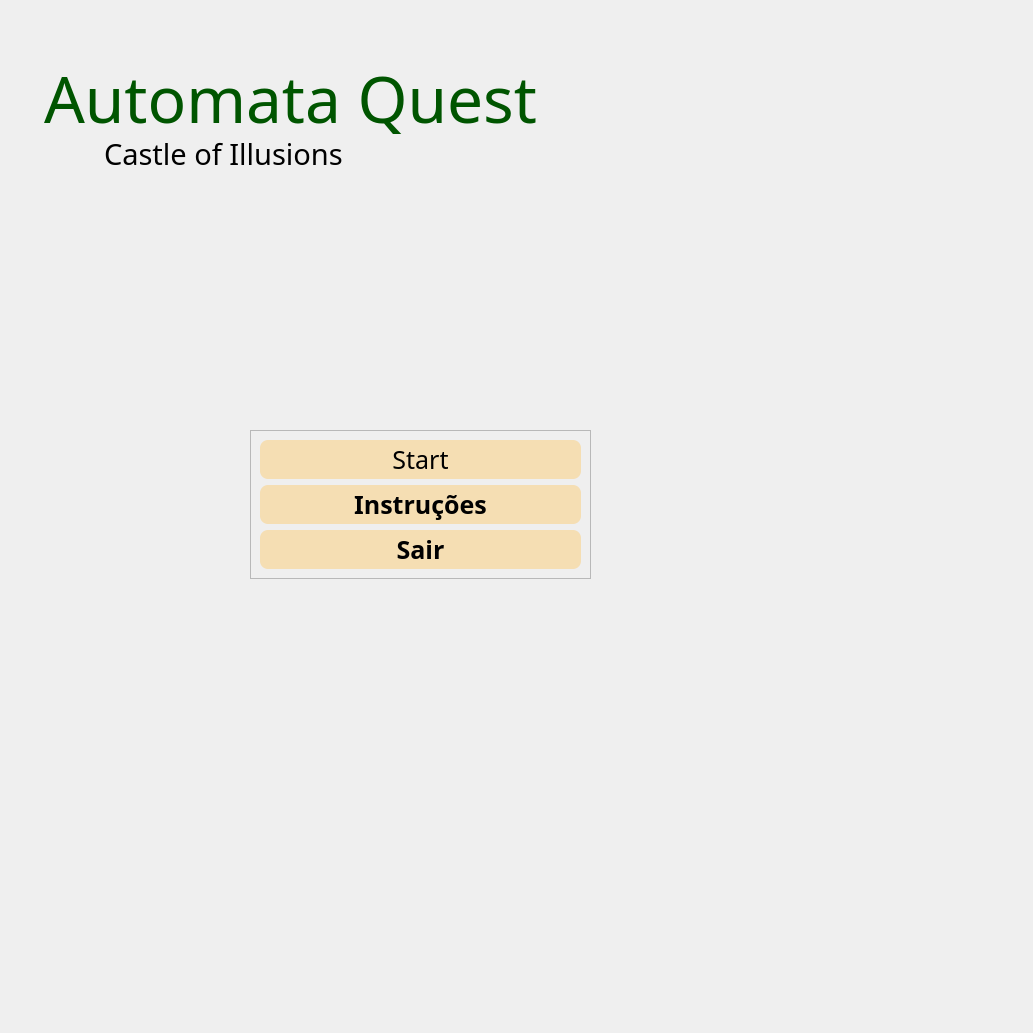
      <widget class="QWidget" name="page_home">
       <property name="sizePolicy">
        <sizepolicy hsizetype="Preferred" vsizetype="Preferred">
         <horstretch>0</horstretch>
         <verstretch>0</verstretch>
        </sizepolicy>
       </property>
       <widget class="QLabel" name="label">
        <property name="geometry">
         <rect>
          <x>-7</x>
          <y>-170</y>
          <width>1024</width>
          <height>1024</height>
         </rect>
        </property>
        <property name="sizePolicy">
         <sizepolicy hsizetype="Expanding" vsizetype="Expanding">
          <horstretch>0</horstretch>
          <verstretch>0</verstretch>
         </sizepolicy>
        </property>
        <property name="maximumSize">
         <size>
          <width>1041</width>
          <height>1024</height>
         </size>
        </property>
        <property name="font">
         <font>
          <family>Papyrus</family>
          <pointsize>19</pointsize>
          <weight>75</weight>
          <bold>true</bold>
         </font>
        </property>
        <property name="tabletTracking">
         <bool>false</bool>
        </property>
        <property name="focusPolicy">
         <enum>Qt::TabFocus</enum>
        </property>
        <property name="styleSheet">
         <string notr="true">QLabel{
   .img{
		height: 100%;
		width:100%;
		object-fit: cover;
    }
}</string>
        </property>
        <property name="frameShape">
         <enum>QFrame::NoFrame</enum>
        </property>
        <property name="frameShadow">
         <enum>QFrame::Raised</enum>
        </property>
        <property name="lineWidth">
         <number>10</number>
        </property>
        <property name="text">
         <string>&lt;!DOCTYPE HTML PUBLIC &quot;-//W3C//DTD HTML 4.0//EN&quot; &quot;http://www.w3.org/TR/REC-html40/strict.dtd&quot;&gt;
&lt;html&gt;&lt;head&gt;&lt;meta name=&quot;qrichtext&quot; content=&quot;1&quot; /&gt;&lt;style type=&quot;text/css&quot;&gt;
p, li { white-space: pre-wrap; }
&lt;/style&gt;&lt;/head&gt;&lt;body style=&quot; font-family:'MS Shell Dlg 2'; font-size:8pt; font-weight:400; font-style:normal;&quot;&gt;
&lt;p align=&quot;center&quot; style=&quot; margin-top:0px; margin-bottom:0px; margin-left:0px; margin-right:0px; -qt-block-indent:0; text-indent:0px;&quot;&gt;&lt;img src=&quot;:/icons/imagens/_760734f2-5482-431a-9f76-3bbe66665458.jpeg&quot;
background-size = &quot;100% 100% &quot; /&gt;&lt;/p&gt;&lt;/body&gt;&lt;/html&gt;</string>
        </property>
        <property name="alignment">
         <set>Qt::AlignCenter</set>
        </property>
        <property name="indent">
         <number>0</number>
        </property>
        <property name="openExternalLinks">
         <bool>false</bool>
        </property>
       </widget>
       <widget class="QFrame" name="frame">
        <property name="geometry">
         <rect>
          <x>250</x>
          <y>430</y>
          <width>341</width>
          <height>271</height>
         </rect>
        </property>
        <property name="sizePolicy">
         <sizepolicy hsizetype="Minimum" vsizetype="Fixed">
          <horstretch>0</horstretch>
          <verstretch>0</verstretch>
         </sizepolicy>
        </property>
        <property name="minimumSize">
         <size>
          <width>341</width>
          <height>241</height>
         </size>
        </property>
        <property name="font">
         <font>
          <family>MS Serif</family>
          <pointsize>7</pointsize>
          <kerning>false</kerning>
         </font>
        </property>
        <property name="styleSheet">
         <string notr="true">QPushButton{

background-color:wheat;
border-radius: 8px;
align-self: center;
}
</string>
        </property>
        <property name="frameShape">
         <enum>QFrame::StyledPanel</enum>
        </property>
        <property name="frameShadow">
         <enum>QFrame::Raised</enum>
        </property>
        <layout class="QVBoxLayout" name="verticalLayout_2">
         <property name="sizeConstraint">
          <enum>QLayout::SetFixedSize</enum>
         </property>
         <item alignment="Qt::AlignHCenter|Qt::AlignBottom">
          <widget class="QPushButton" name="pb_start">
           <property name="minimumSize">
            <size>
             <width>321</width>
             <height>39</height>
            </size>
           </property>
           <property name="palette">
            <palette>
             <active>
              <colorrole role="WindowText">
               <brush brushstyle="SolidPattern">
                <color alpha="255">
                 <red>0</red>
                 <green>0</green>
                 <blue>0</blue>
                </color>
               </brush>
              </colorrole>
              <colorrole role="Button">
               <brush brushstyle="SolidPattern">
                <color alpha="255">
                 <red>245</red>
                 <green>222</green>
                 <blue>179</blue>
                </color>
               </brush>
              </colorrole>
              <colorrole role="Light">
               <brush brushstyle="SolidPattern">
                <color alpha="255">
                 <red>213</red>
                 <green>127</green>
                 <blue>255</blue>
                </color>
               </brush>
              </colorrole>
              <colorrole role="Midlight">
               <brush brushstyle="SolidPattern">
                <color alpha="255">
                 <red>191</red>
                 <green>63</green>
                 <blue>255</blue>
                </color>
               </brush>
              </colorrole>
              <colorrole role="Dark">
               <brush brushstyle="SolidPattern">
                <color alpha="255">
                 <red>85</red>
                 <green>0</green>
                 <blue>127</blue>
                </color>
               </brush>
              </colorrole>
              <colorrole role="Mid">
               <brush brushstyle="SolidPattern">
                <color alpha="255">
                 <red>113</red>
                 <green>0</green>
                 <blue>170</blue>
                </color>
               </brush>
              </colorrole>
              <colorrole role="Text">
               <brush brushstyle="SolidPattern">
                <color alpha="255">
                 <red>0</red>
                 <green>0</green>
                 <blue>0</blue>
                </color>
               </brush>
              </colorrole>
              <colorrole role="BrightText">
               <brush brushstyle="SolidPattern">
                <color alpha="255">
                 <red>255</red>
                 <green>255</green>
                 <blue>255</blue>
                </color>
               </brush>
              </colorrole>
              <colorrole role="ButtonText">
               <brush brushstyle="SolidPattern">
                <color alpha="255">
                 <red>0</red>
                 <green>0</green>
                 <blue>0</blue>
                </color>
               </brush>
              </colorrole>
              <colorrole role="Base">
               <brush brushstyle="SolidPattern">
                <color alpha="255">
                 <red>245</red>
                 <green>222</green>
                 <blue>179</blue>
                </color>
               </brush>
              </colorrole>
              <colorrole role="Window">
               <brush brushstyle="SolidPattern">
                <color alpha="255">
                 <red>245</red>
                 <green>222</green>
                 <blue>179</blue>
                </color>
               </brush>
              </colorrole>
              <colorrole role="Shadow">
               <brush brushstyle="SolidPattern">
                <color alpha="255">
                 <red>0</red>
                 <green>0</green>
                 <blue>0</blue>
                </color>
               </brush>
              </colorrole>
              <colorrole role="AlternateBase">
               <brush brushstyle="SolidPattern">
                <color alpha="255">
                 <red>212</red>
                 <green>127</green>
                 <blue>255</blue>
                </color>
               </brush>
              </colorrole>
              <colorrole role="ToolTipBase">
               <brush brushstyle="SolidPattern">
                <color alpha="255">
                 <red>255</red>
                 <green>255</green>
                 <blue>220</blue>
                </color>
               </brush>
              </colorrole>
              <colorrole role="ToolTipText">
               <brush brushstyle="SolidPattern">
                <color alpha="255">
                 <red>0</red>
                 <green>0</green>
                 <blue>0</blue>
                </color>
               </brush>
              </colorrole>
             </active>
             <inactive>
              <colorrole role="WindowText">
               <brush brushstyle="SolidPattern">
                <color alpha="255">
                 <red>0</red>
                 <green>0</green>
                 <blue>0</blue>
                </color>
               </brush>
              </colorrole>
              <colorrole role="Button">
               <brush brushstyle="SolidPattern">
                <color alpha="255">
                 <red>245</red>
                 <green>222</green>
                 <blue>179</blue>
                </color>
               </brush>
              </colorrole>
              <colorrole role="Light">
               <brush brushstyle="SolidPattern">
                <color alpha="255">
                 <red>213</red>
                 <green>127</green>
                 <blue>255</blue>
                </color>
               </brush>
              </colorrole>
              <colorrole role="Midlight">
               <brush brushstyle="SolidPattern">
                <color alpha="255">
                 <red>191</red>
                 <green>63</green>
                 <blue>255</blue>
                </color>
               </brush>
              </colorrole>
              <colorrole role="Dark">
               <brush brushstyle="SolidPattern">
                <color alpha="255">
                 <red>85</red>
                 <green>0</green>
                 <blue>127</blue>
                </color>
               </brush>
              </colorrole>
              <colorrole role="Mid">
               <brush brushstyle="SolidPattern">
                <color alpha="255">
                 <red>113</red>
                 <green>0</green>
                 <blue>170</blue>
                </color>
               </brush>
              </colorrole>
              <colorrole role="Text">
               <brush brushstyle="SolidPattern">
                <color alpha="255">
                 <red>0</red>
                 <green>0</green>
                 <blue>0</blue>
                </color>
               </brush>
              </colorrole>
              <colorrole role="BrightText">
               <brush brushstyle="SolidPattern">
                <color alpha="255">
                 <red>255</red>
                 <green>255</green>
                 <blue>255</blue>
                </color>
               </brush>
              </colorrole>
              <colorrole role="ButtonText">
               <brush brushstyle="SolidPattern">
                <color alpha="255">
                 <red>0</red>
                 <green>0</green>
                 <blue>0</blue>
                </color>
               </brush>
              </colorrole>
              <colorrole role="Base">
               <brush brushstyle="SolidPattern">
                <color alpha="255">
                 <red>245</red>
                 <green>222</green>
                 <blue>179</blue>
                </color>
               </brush>
              </colorrole>
              <colorrole role="Window">
               <brush brushstyle="SolidPattern">
                <color alpha="255">
                 <red>245</red>
                 <green>222</green>
                 <blue>179</blue>
                </color>
               </brush>
              </colorrole>
              <colorrole role="Shadow">
               <brush brushstyle="SolidPattern">
                <color alpha="255">
                 <red>0</red>
                 <green>0</green>
                 <blue>0</blue>
                </color>
               </brush>
              </colorrole>
              <colorrole role="AlternateBase">
               <brush brushstyle="SolidPattern">
                <color alpha="255">
                 <red>212</red>
                 <green>127</green>
                 <blue>255</blue>
                </color>
               </brush>
              </colorrole>
              <colorrole role="ToolTipBase">
               <brush brushstyle="SolidPattern">
                <color alpha="255">
                 <red>255</red>
                 <green>255</green>
                 <blue>220</blue>
                </color>
               </brush>
              </colorrole>
              <colorrole role="ToolTipText">
               <brush brushstyle="SolidPattern">
                <color alpha="255">
                 <red>0</red>
                 <green>0</green>
                 <blue>0</blue>
                </color>
               </brush>
              </colorrole>
             </inactive>
             <disabled>
              <colorrole role="WindowText">
               <brush brushstyle="SolidPattern">
                <color alpha="255">
                 <red>85</red>
                 <green>0</green>
                 <blue>127</blue>
                </color>
               </brush>
              </colorrole>
              <colorrole role="Button">
               <brush brushstyle="SolidPattern">
                <color alpha="255">
                 <red>245</red>
                 <green>222</green>
                 <blue>179</blue>
                </color>
               </brush>
              </colorrole>
              <colorrole role="Light">
               <brush brushstyle="SolidPattern">
                <color alpha="255">
                 <red>213</red>
                 <green>127</green>
                 <blue>255</blue>
                </color>
               </brush>
              </colorrole>
              <colorrole role="Midlight">
               <brush brushstyle="SolidPattern">
                <color alpha="255">
                 <red>191</red>
                 <green>63</green>
                 <blue>255</blue>
                </color>
               </brush>
              </colorrole>
              <colorrole role="Dark">
               <brush brushstyle="SolidPattern">
                <color alpha="255">
                 <red>85</red>
                 <green>0</green>
                 <blue>127</blue>
                </color>
               </brush>
              </colorrole>
              <colorrole role="Mid">
               <brush brushstyle="SolidPattern">
                <color alpha="255">
                 <red>113</red>
                 <green>0</green>
                 <blue>170</blue>
                </color>
               </brush>
              </colorrole>
              <colorrole role="Text">
               <brush brushstyle="SolidPattern">
                <color alpha="255">
                 <red>85</red>
                 <green>0</green>
                 <blue>127</blue>
                </color>
               </brush>
              </colorrole>
              <colorrole role="BrightText">
               <brush brushstyle="SolidPattern">
                <color alpha="255">
                 <red>255</red>
                 <green>255</green>
                 <blue>255</blue>
                </color>
               </brush>
              </colorrole>
              <colorrole role="ButtonText">
               <brush brushstyle="SolidPattern">
                <color alpha="255">
                 <red>85</red>
                 <green>0</green>
                 <blue>127</blue>
                </color>
               </brush>
              </colorrole>
              <colorrole role="Base">
               <brush brushstyle="SolidPattern">
                <color alpha="255">
                 <red>245</red>
                 <green>222</green>
                 <blue>179</blue>
                </color>
               </brush>
              </colorrole>
              <colorrole role="Window">
               <brush brushstyle="SolidPattern">
                <color alpha="255">
                 <red>245</red>
                 <green>222</green>
                 <blue>179</blue>
                </color>
               </brush>
              </colorrole>
              <colorrole role="Shadow">
               <brush brushstyle="SolidPattern">
                <color alpha="255">
                 <red>0</red>
                 <green>0</green>
                 <blue>0</blue>
                </color>
               </brush>
              </colorrole>
              <colorrole role="AlternateBase">
               <brush brushstyle="SolidPattern">
                <color alpha="255">
                 <red>170</red>
                 <green>0</green>
                 <blue>255</blue>
                </color>
               </brush>
              </colorrole>
              <colorrole role="ToolTipBase">
               <brush brushstyle="SolidPattern">
                <color alpha="255">
                 <red>255</red>
                 <green>255</green>
                 <blue>220</blue>
                </color>
               </brush>
              </colorrole>
              <colorrole role="ToolTipText">
               <brush brushstyle="SolidPattern">
                <color alpha="255">
                 <red>0</red>
                 <green>0</green>
                 <blue>0</blue>
                </color>
               </brush>
              </colorrole>
             </disabled>
            </palette>
           </property>
           <property name="font">
            <font>
             <family>Papyrus</family>
             <pointsize>19</pointsize>
            </font>
           </property>
           <property name="text">
            <string>Start</string>
           </property>
          </widget>
         </item>
         <item alignment="Qt::AlignHCenter">
          <widget class="QPushButton" name="pb_instruct">
           <property name="minimumSize">
            <size>
             <width>321</width>
             <height>39</height>
            </size>
           </property>
           <property name="font">
            <font>
             <family>Papyrus</family>
             <pointsize>19</pointsize>
             <weight>75</weight>
             <bold>true</bold>
            </font>
           </property>
           <property name="contextMenuPolicy">
            <enum>Qt::DefaultContextMenu</enum>
           </property>
           <property name="toolTipDuration">
            <number>7</number>
           </property>
           <property name="autoFillBackground">
            <bool>false</bool>
           </property>
           <property name="text">
            <string>Instruções</string>
           </property>
          </widget>
         </item>
         <item alignment="Qt::AlignHCenter">
          <widget class="QPushButton" name="pb_exit">
           <property name="sizePolicy">
            <sizepolicy hsizetype="Preferred" vsizetype="Fixed">
             <horstretch>0</horstretch>
             <verstretch>0</verstretch>
            </sizepolicy>
           </property>
           <property name="minimumSize">
            <size>
             <width>321</width>
             <height>39</height>
            </size>
           </property>
           <property name="font">
            <font>
             <family>Papyrus</family>
             <pointsize>19</pointsize>
             <weight>75</weight>
             <bold>true</bold>
             <strikeout>false</strikeout>
             <kerning>false</kerning>
            </font>
           </property>
           <property name="text">
            <string>Sair</string>
           </property>
           <property name="autoRepeatInterval">
            <number>100</number>
           </property>
          </widget>
         </item>
        </layout>
       </widget>
       <widget class="QTextBrowser" name="txt_title">
        <property name="geometry">
         <rect>
          <x>40</x>
          <y>50</y>
          <width>601</width>
          <height>111</height>
         </rect>
        </property>
        <property name="sizePolicy">
         <sizepolicy hsizetype="Fixed" vsizetype="Fixed">
          <horstretch>0</horstretch>
          <verstretch>0</verstretch>
         </sizepolicy>
        </property>
        <property name="font">
         <font>
          <family>Macondo</family>
          <pointsize>28</pointsize>
         </font>
        </property>
        <property name="autoFillBackground">
         <bool>true</bool>
        </property>
        <property name="styleSheet">
         <string notr="true">background-color: transparent;</string>
        </property>
        <property name="frameShape">
         <enum>QFrame::NoFrame</enum>
        </property>
        <property name="lineWidth">
         <number>0</number>
        </property>
        <property name="html">
         <string>&lt;!DOCTYPE HTML PUBLIC &quot;-//W3C//DTD HTML 4.0//EN&quot; &quot;http://www.w3.org/TR/REC-html40/strict.dtd&quot;&gt;
&lt;html&gt;&lt;head&gt;&lt;meta name=&quot;qrichtext&quot; content=&quot;1&quot; /&gt;&lt;style type=&quot;text/css&quot;&gt;
p, li { white-space: pre-wrap; }
&lt;/style&gt;&lt;/head&gt;&lt;body style=&quot; font-family:'Macondo'; font-size:28pt; font-weight:400; font-style:normal;&quot;&gt;
&lt;p style=&quot; margin-top:0px; margin-bottom:0px; margin-left:0px; margin-right:0px; -qt-block-indent:0; text-indent:0px;&quot;&gt;&lt;span style=&quot; font-size:48pt; color:#005500;&quot;&gt;Automata Quest&lt;/span&gt;&lt;/p&gt;&lt;/body&gt;&lt;/html&gt;</string>
        </property>
       </widget>
       <widget class="QTextBrowser" name="textBrowser">
        <property name="geometry">
         <rect>
          <x>100</x>
          <y>130</y>
          <width>351</width>
          <height>192</height>
         </rect>
        </property>
        <property name="font">
         <font>
          <family>Vollkorn SC</family>
          <pointsize>22</pointsize>
         </font>
        </property>
        <property name="styleSheet">
         <string notr="true">background-color: transparent;</string>
        </property>
        <property name="frameShape">
         <enum>QFrame::NoFrame</enum>
        </property>
        <property name="html">
         <string>&lt;!DOCTYPE HTML PUBLIC &quot;-//W3C//DTD HTML 4.0//EN&quot; &quot;http://www.w3.org/TR/REC-html40/strict.dtd&quot;&gt;
&lt;html&gt;&lt;head&gt;&lt;meta name=&quot;qrichtext&quot; content=&quot;1&quot; /&gt;&lt;style type=&quot;text/css&quot;&gt;
p, li { white-space: pre-wrap; }
&lt;/style&gt;&lt;/head&gt;&lt;body style=&quot; font-family:'Vollkorn SC'; font-size:22pt; font-weight:400; font-style:normal;&quot;&gt;
&lt;p style=&quot; margin-top:0px; margin-bottom:0px; margin-left:0px; margin-right:0px; -qt-block-indent:0; text-indent:0px;&quot;&gt;&lt;span style=&quot; font-family:'Vollkorn SC semibold';&quot;&gt;Castle of Illusions&lt;/span&gt;&lt;/p&gt;&lt;/body&gt;&lt;/html&gt;</string>
        </property>
       </widget>
      </widget>
